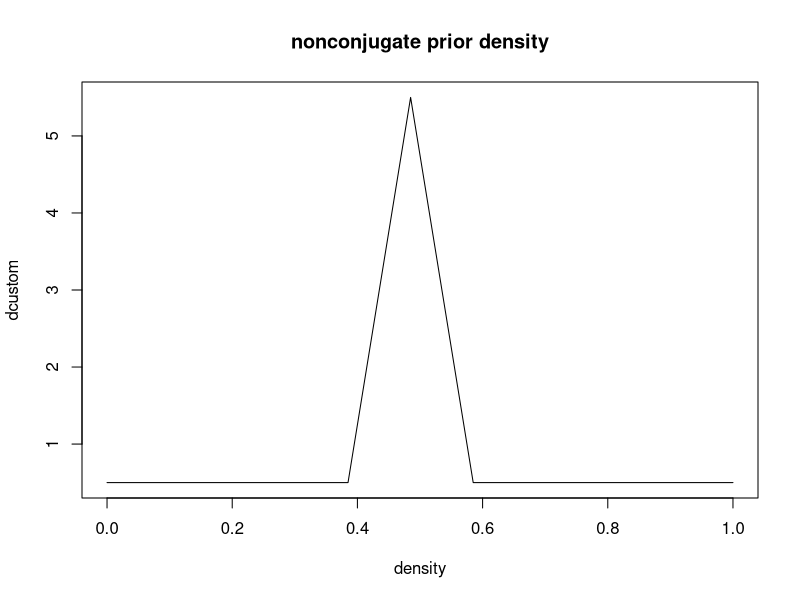
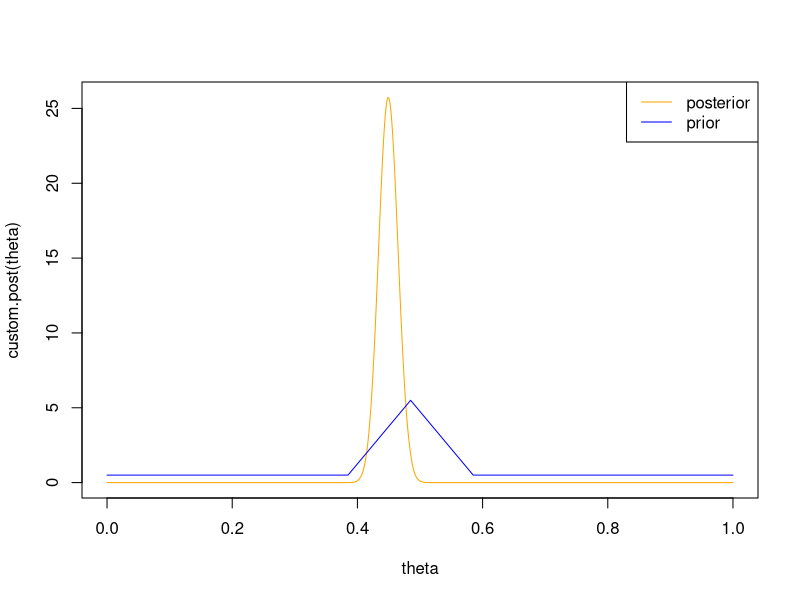
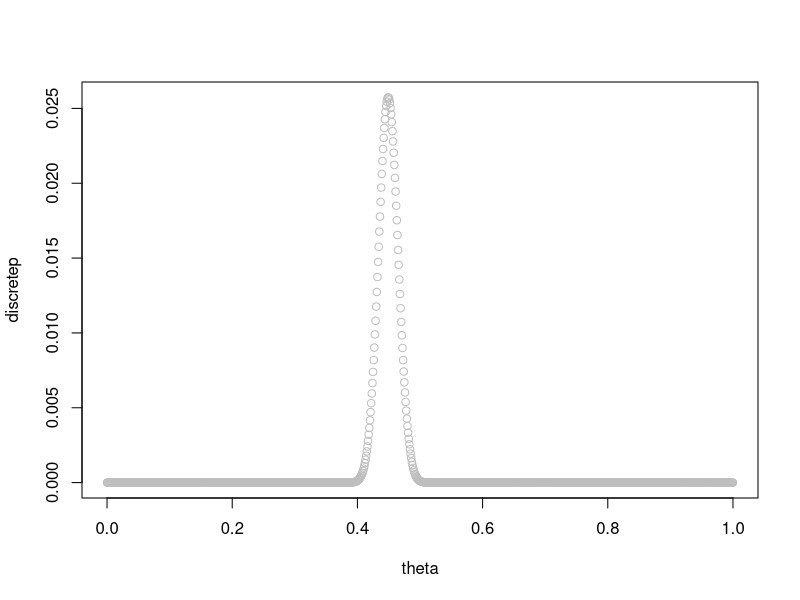
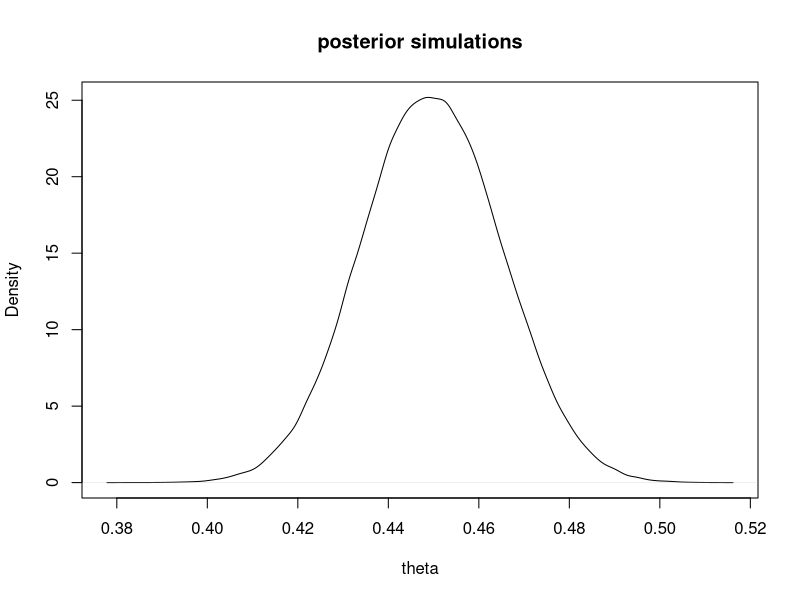
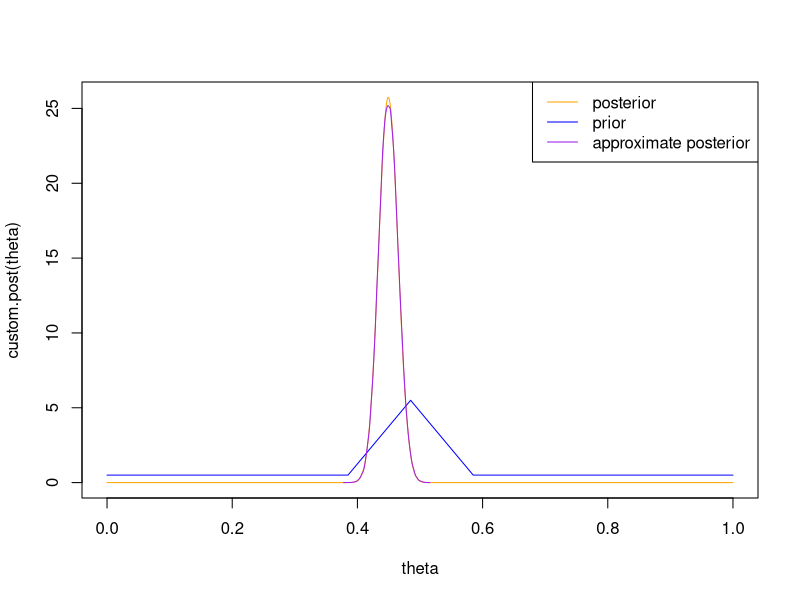

Generate these figures, in order, with R:
###2.5 Placenta previa example
# Placenta previa is a condition in which the placenta of an unborn child is
# implanted very low in the uterus, obstructing the child from
# a normal vaginal delivery. An early study concerning
# the sex of placenta previa births in Germany
# found that of a total of 980 births, 437 were female.
# How strong is the evidence that the proportion of female
# births in the population of placenta previa births is less than 0.485
# (the proportion in the general population)?

# Data distribution: y ~ Bin(n, theta) with n = 980 and observed y = 437

# Analysis using a nonconjugate prior distribution

#create density function of prior
custom.prior <- function(x) {
  out <- numeric(length(x))

  for (i in 1:length(x)) {
    if (x[i] <=  .385) {
      out[i] <- .5
    } else if (x[i] >= .585) {
      out[i] <- .5
    } else if ((x[i] > .385) && (x[i] < .485)) {
      out[i] <- (.5 + 5 * (x[i] - .385)/.1)
    } else if ((x[i] >= .485) && (x[i] < .585)){
      out[i] <- (5.5 - 5 * (x[i] - .485)/.1)
    } else {
      out[i] <- 0
    }
  }
  return(out)
}

# theta values at which to evaluate densities
theta = seq(0, 1, by = 0.001)

#find custom prior density at specified values of theta
dcustom <- custom.prior(theta)

#plot nonconjugate density
par(mfrow = c(1, 1))
plot(theta, dcustom, type = "l",
     main = "nonconjugate prior density",
     xlab = "density")

#make sure prior integrates to 1
integrate(custom.prior, 0, 1, subdivisions = 1000)

#create function for posterior density
custom.post <- function(theta) {
  dbinom(x = 437, size = 980, prob = theta) *
    custom.prior(theta)/0.003616298
}

#make sure posterior integrates to 1
integrate(f = custom.post, 0, 1, subdivisions = 1000)

#plot posterior and prior distributions together with labels, legend
plot(theta, custom.post(theta), type = "l", col = "orange")
lines(theta, dcustom, col = "blue")
legend("topright", legend = c("posterior", "prior"),
       col = c("orange", "blue"), lwd = c(1, 1))

#create discrete approximation of posterior density (see p. 284)
discretep <- custom.post(theta)/sum(custom.post(theta))

plot(theta, discretep, col = "grey")

#create approximate posterior sample
theta.sample <- sample(theta, 100000, replace = TRUE, prob = discretep)

plot(density(theta.sample), main = "posterior simulations", xlab = "theta")
mean(theta.sample) #approximate mean
median(theta.sample) #approximate median
#approximate posterior interval
quantile(theta.sample, prob = c(.025, .975)) #approximate posterior interval

# comparing results
plot(theta, custom.post(theta), type = "l", col = "orange")
lines(theta, dcustom, col = "blue")
lines(density(theta.sample), col = "purple")
legend("topright", legend = c("posterior", "prior", "approximate posterior"),
       col = c("orange", "blue", "purple"), lwd = c(1, 1))



